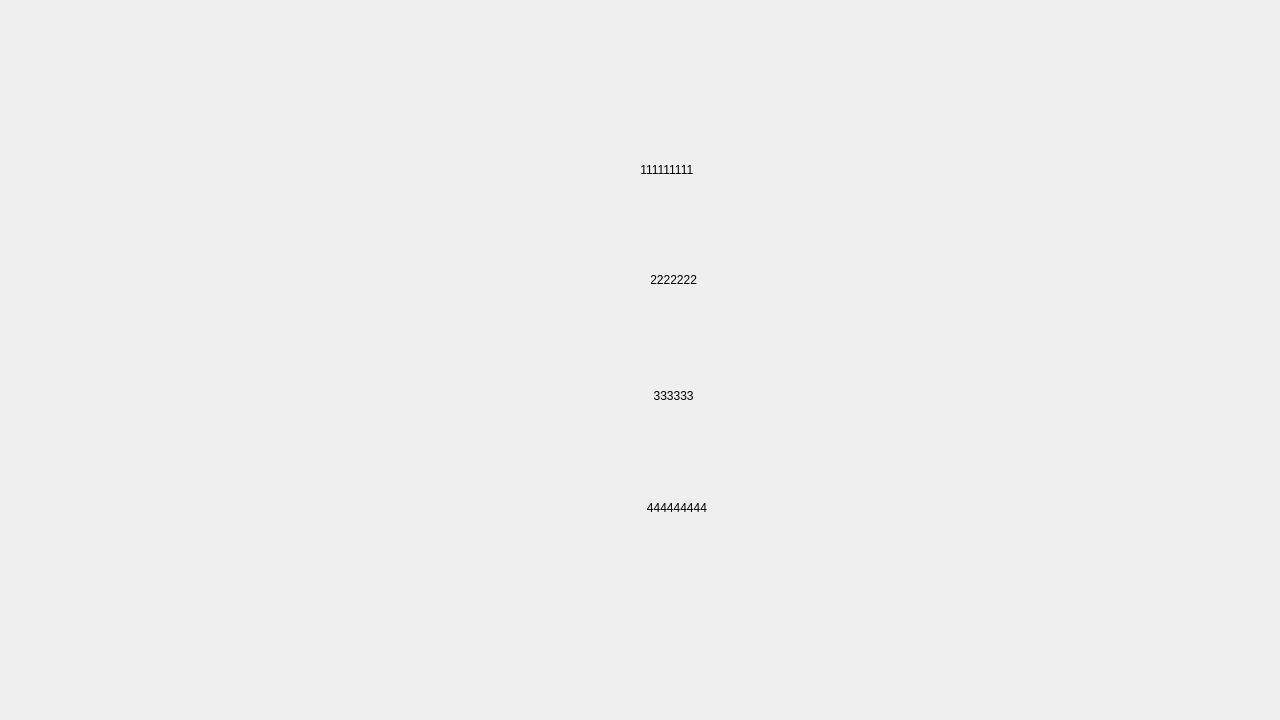
<?xml version="1.0" encoding="UTF-8"?>
<ui version="4.0">
 <class>GameLobby</class>
 <widget class="QDialog" name="GameLobby">
  <property name="geometry">
   <rect>
    <x>0</x>
    <y>0</y>
    <width>1280</width>
    <height>720</height>
   </rect>
  </property>
  <property name="windowTitle">
   <string>Dialog</string>
  </property>
  <widget class="QLabel" name="User1">
   <property name="geometry">
    <rect>
     <x>617</x>
     <y>124</y>
     <width>251</width>
     <height>91</height>
    </rect>
   </property>
   <property name="text">
    <string>       111111111</string>
   </property>
  </widget>
  <widget class="QLabel" name="User2">
   <property name="geometry">
    <rect>
     <x>617</x>
     <y>234</y>
     <width>251</width>
     <height>91</height>
    </rect>
   </property>
   <property name="text">
    <string>          2222222</string>
   </property>
  </widget>
  <widget class="QLabel" name="User3">
   <property name="geometry">
    <rect>
     <x>617</x>
     <y>350</y>
     <width>251</width>
     <height>91</height>
    </rect>
   </property>
   <property name="text">
    <string>           333333</string>
   </property>
  </widget>
  <widget class="QLabel" name="User4">
   <property name="geometry">
    <rect>
     <x>617</x>
     <y>462</y>
     <width>251</width>
     <height>91</height>
    </rect>
   </property>
   <property name="text">
    <string>         444444444</string>
   </property>
  </widget>
 </widget>
 <resources/>
 <connections/>
</ui>
